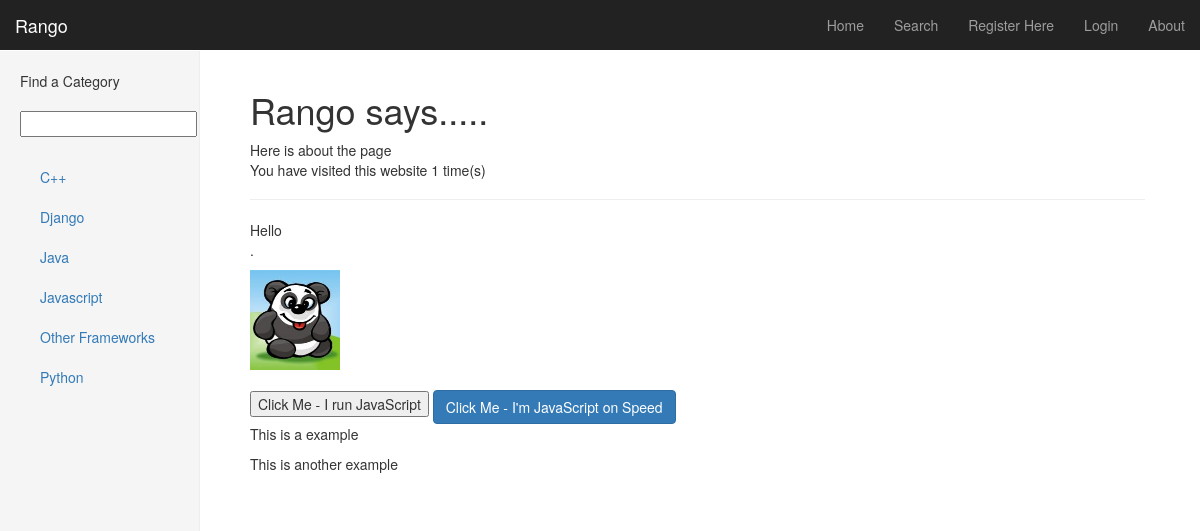
The app's page /rango/about/ with its own data.
### rango/models.py (models this page shows, shortened)
class Category(models.Model):
    name = models.CharField(max_length=128,unique=True)
    views = models.IntegerField(default=0)
    likes = models.IntegerField(default=0)
    slug = models.SlugField(unique=True)

### rango/views.py (the view)
def about(request):
    visits = request.session.get('visits')
    if not visits:
        visits = 1
    return render(request,'rango/about.html',{'visits':visits})

### rango/templatetags/rango_extras.py (called while the page is built)
@register.inclusion_tag('rango/cats.html')
def get_category_list(cat=None):
    return {'cats':Category.objects.all().order_by('name'), "act_cat": cat}

### templates/rango/about.html (shortened to what this page needs)
{% extends 'rango/base.html' %}
{% load staticfiles %}
{% block body_block %}
    <div class="page-header">
	    <h1> Rango says.....</h1>
		Here is about the page  <br/>
		<p> You have visited this website {{ visits }} time(s) </p>
	</div>
	<div id="msg">Hello</div>
	<div>
	<p></strong>.</p>
		<img width="90" height="100" src="{% static "images/0336.jpg" %}" alt="It is litttle ghasty it is good that you haven't seen" />
    </div>
	<br/>
	<button onClick="alert('You clicked the button using JavaScript.');">
	    Click Me - I run JavaScript
	</button>
	<button id="about-btn"> Click Me - I'm JavaScript on Speed </button>
	<br/>
	<p> This is a example</p>
	<p> This is another example</p>
{% endblock %}

### templates/rango/cats.html
{% if cats %}
    <u1 class="nav nav-sidebar">
	{% for c in cats %}
	    {% if c == act_cat %}
		<li class="active"><a href="{% url 'category' c.slug %}">{{ c.name }}</a></li>
		{% else %}
	    <li><a href="{% url 'category' c.slug %}">{{ c.name }}</a></li>
	    {% endif %}
	{% endfor %}
{% else %}
    <li><strong>There are no categories present</strong></li>
	</u1>
{% endif %}

### static/css/dashboard.css (style rules this page uses)
body { padding-top: 50px; }
.nav-sidebar { margin-right: -21px; margin-bottom: 20px; margin-left: -20px; }
.nav-sidebar > li > a { padding-right: 20px; padding-left: 20px; }
.main .page-header { margin-top: 0; }

### records on screen
Category: name "C++"
Category: name "Django"
Category: name "Java"
Category: name "Javascript"
Category: name "Other Frameworks"
Category: name "Python"

### other values on screen
{{ visits }} "1"
